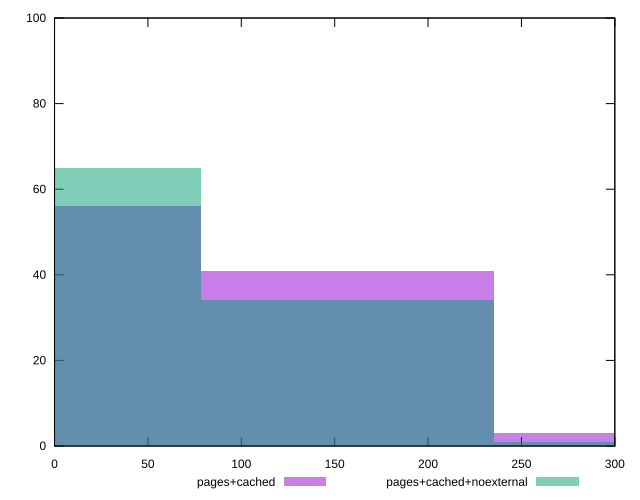

Reproduce this figure in gnuplot.
reset

$pagesCached <<EOF
156.9502066105998 41
0 56
313.9004132211996 3
EOF

$pagesCachedNoexternal <<EOF
156.9502066105998 34
0 65
313.9004132211996 1
EOF

set key outside below
set boxwidth 156.9502066105998
set xrange [0:300]
set yrange [0:100]
set trange [0:100]
set style fill transparent solid 0.5 noborder
set terminal svg size 640, 500 enhanced background rgb 'white'
set output "reprap/unminified-css/comparison/histogram/1_vs_2.svg"

plot $pagesCached title "pages+cached" with boxes, \
     $pagesCachedNoexternal title "pages+cached+noexternal" with boxes

reset
